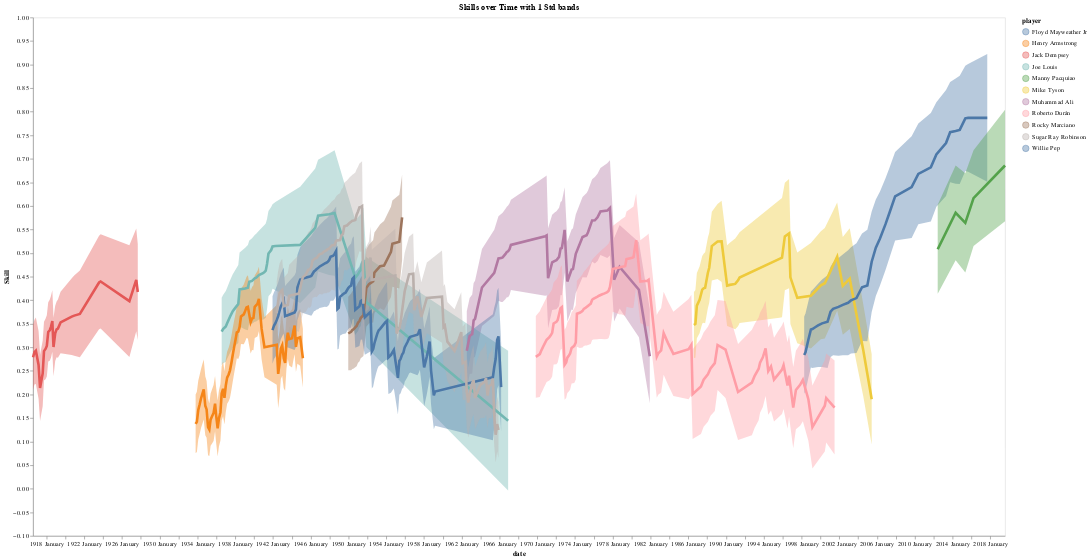

The notebook cell saved with this chart:
### Code cell
self.plot_player_skills(players = top_boxers_online[:]+['Mike Tyson'], width=1500, burnin=10)

### Figure 1 — Vega-Lite specification as saved in the notebook (floating-point values rounded to 4 significant figures; data arrays with more than 128 entries replaced by an {"elided": "..."} marker saying what was removed)
{"config": {"view": {"continuousWidth": 300, "continuousHeight": 300}, "axis": {"grid": false}}, "layer": [{"mark": {"type": "area", "opacity": 0.4}, "encoding": {"color": {"field": "player", "type": "nominal"}, "x": {"field": "date", "type": "temporal"}, "y": {"field": "lower", "type": "quantitative"}, "y2": {"field": "upper"}}}, {"mark": {"type": "line", "strokeWidth": 4}, "encoding": {"color": {"field": "player", "sort": ["Muhammad Ali", "Joe Louis", "Sugar Ray Robinson", "Rocky Marciano", "Floyd Mayweather Jr", "Manny Pacquiao", "Jack Dempsey", "Roberto Durán", "Henry Armstrong", "Willie Pep", "Mike Tyson"], "type": "nominal"}, "x": {"axis": {"format": "%Y %B"}, "field": "date", "type": "temporal"}, "y": {"field": "mu", "scale": {"zero": false}, "title": "Skill", "type": "quantitative"}}}], "data": {"name": "data-65b33c84dd14f5281f691106b706bd1d"}, "height": 800, "title": "Skills over Time with 1 Std bands", "width": 1500, "$schema": "https://vega.github.io/schema/vega-lite/v5.20.1.json", "datasets": {"data-65b33c84dd14f5281f691106b706bd1d": {"elided": "541 records"}}}
